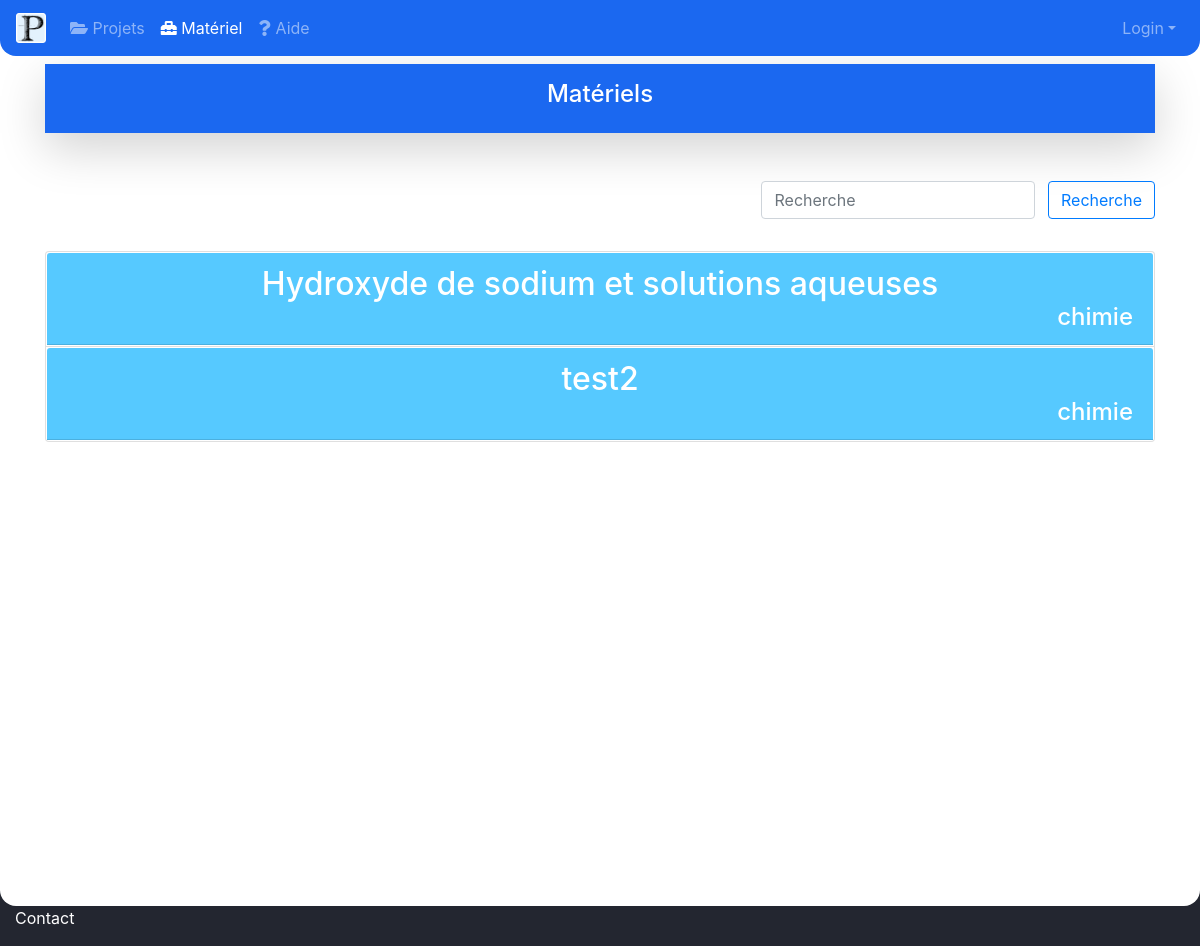
The page /materiel/?form= on the database as committed earlier.
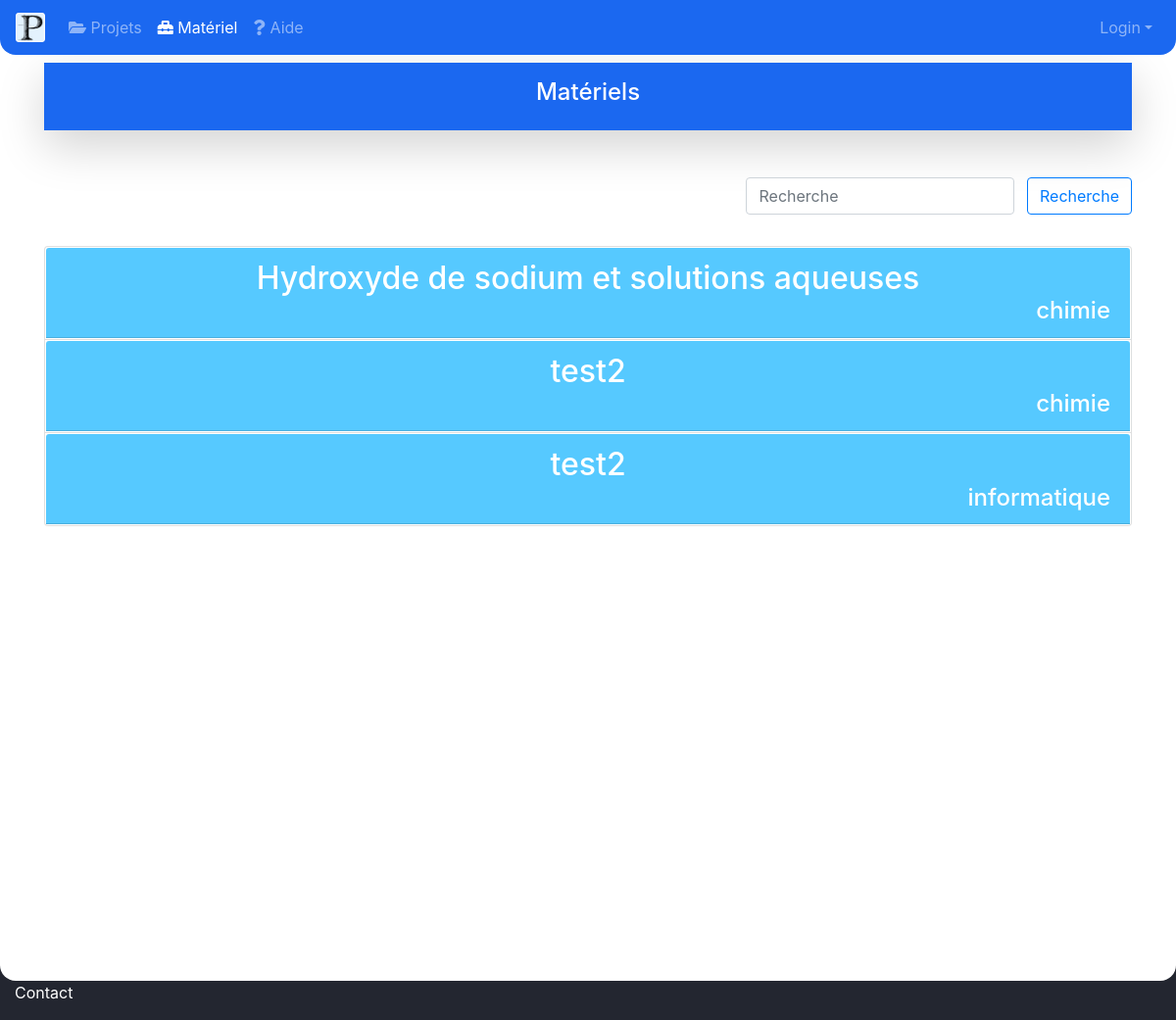
The same page on the database as committed later.
### comptes/models.py (models this page shows, shortened)
class Materiaux(models.Model):
    nom = models.CharField(max_length=100)
    type = models.CharField(max_length=100)
    important = TextField()
    description = TextField()
    infoGeneral = TextField()

### Prepascience/views.py (the view)
# urls.py: path('materiel/', views.materiaux),
def materiaux(request):
    if request.method == 'GET':
        form = request.GET['form']
        if form == '':
            mat = Materiaux.objects.all()
        else:
            mat = Materiaux.objects.filter(nom__icontains=form)
    else:
        mat = Materiaux.objects.all()
    l = len(mat)
    return render(request, "materiaux.html", {'mat': mat, 'l': l})

### Prepascience/session.py (called while the page is built)
    def __call__(self, request):
        response = self.get_response(request)
        return response

    def process_view(self, request, view_func, view_args, view_kwargs):
        assert hasattr(request, 'user')
        path = request.path_info.lstrip('/')
        if not request.user.is_authenticated:
            if any(url.match(path) for url in EXEMPT_URLS):
                return redirect(settings.LOGIN_URL)

### templates/materiaux.html (shortened to what this page needs)
{% load static %}
<!doctype html>
<html lang="en">
<head>
    <link rel="stylesheet" href="https://stackpath.bootstrapcdn.com/bootstrap/4.4.1/css/bootstrap.min.css">
    <link rel="stylesheet" href="https://use.fontawesome.com/releases/v5.7.0/css/all.css">
</head>
<body style=" background-color: #232630;" >
<nav class="navbar navbar-expand-md navbar-dark fixed-top" style="background-color: #1B68F0;border-bottom-left-radius: 1rem; border-bottom-right-radius: 1rem ">
    <a class="navbar-brand" href="/">
        <img src="{% static 'images/logo.png' %}" width="30" height="30" class="d-inline-block align-top" alt="">
    </a>
    <div class="collapse navbar-collapse" id="navbarsExampleDefault">
        <ul class="navbar-nav mr-auto">
            <li class="nav-item">
                <a class="nav-link" href="#"> <i class="fas fa-folder-open"> </i> Projets </a>
            </li>
            <li class="nav-item active">
                <a class="nav-link" href="/materiel/?form="> <i class="fas fa-toolbox"></i> Matériel </a>
            </li>
            <li class="nav-item">
                <a class="nav-link" href="#"> <i class="fas fa-question"></i> Aide </a>
            </li>
            </ul>
            {% if user.is_authenticated %}
            <div align="right" class="navbar-nav">
                <a class="nav-link dropdown-toggle" href="#" id="dropdown01" data-toggle="dropdown" aria-haspopup="true" aria-expanded="false"> Profil</a>
                <div class="dropdown-menu dropdown-menu-lg-right" aria-labelledby="dropdown01">
                     <a class="dropdown-item" href="/profil/">Voir mon profil</a>
                    <a class="dropdown-item" href="">Demande</a>
                    <a class="dropdown-item" href="/logout/">Deconnexion</a>
                </div>
            </div>
            {% else %}
               <div align="right" class="navbar-nav">
                <a class="nav-link dropdown-toggle" href="#" id="dropdown01" data-toggle="dropdown" aria-haspopup="true" aria-expanded="false"> Login</a>
            </div>
            {% endif %}
    </div>
</nav>
<main role="main"  style="padding-left: 0px;padding-right: 0px;padding-top: 4rem;padding-bottom: 4rem; background-color: #FFFFFF;border-bottom-left-radius: 1rem;border-bottom-right-radius: 1rem">
    <div class="container" align="right">
    <div style="background-color: #1B68F0;margin-bottom: 2rem" align="center" class="shadow-lg p-3 mb-5 text-white"><h4>Matériels</h4></div>
    <form class="form-inline"  action="/materiel" method="GET" style="display:block;margin-top: 2rem;margin-bottom: 2rem">
      <input class="form-control mr-sm-2" type="text" placeholder="Recherche" aria-label="Recherche" id="recherche" name="form" value="{{recherche}}">
      <button class="btn btn-outline-primary" type="submit">Recherche</button>
    </form>
    <div class="accordion" id="listeMateriaux">
    {% for i in mat %}
  <div class="card">
  <button class="btn btn-link" type="button" data-toggle="collapse" data-target="#collapse{{i.id}}" aria-expanded="true" aria-controls="collapse{{i.id}}" style="padding: 0px">
    <div class="card-header" id="heading{{i.id}}" style="background-color: #56C9FF;color:#FFFFFF;transition-duration: 0.5s;text-decoration: none;" onmouseover="this.style.background='#1B68F0'" onmouseout="this.style.background='#56C9FF'">
        <h2 class="mb-0" style="color:#FFFFFF">
          {{ i.nom }}
      </h2>
        <h4 class="mb-0" style="color:#FFFFFF; position:relative" align="right">
          {{ i.type }}
      </h4>
    </div>
  </button>
  </div>
    {% endfor %}
</div>
    </div>
</main>
<div class="container-fluid">
    <p style="color: white">Contact</p>
</div>
</body>
</html>

Rows that differ between the two databases and show on the page:
added Materiaux: nom "test2", type "informatique"
